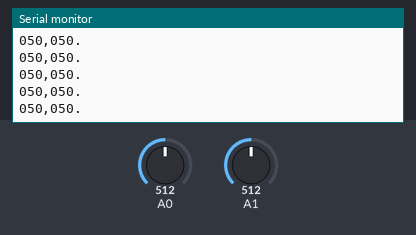
A program run on a simulated Arduino Uno, built with avr-gcc and run on an emulated ATmega328P. On the bench: the last lines printed to the serial monitor. Inputs (shaded band) come from the test bench; at power-on: A0 = 512, A1 = 512.

Above: at 1.2 s.
1.3 s: A0 set to 716
At 1.62 s:
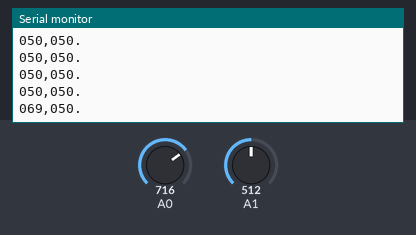
2.8 s: A1 set to 716
At 2.88 s:
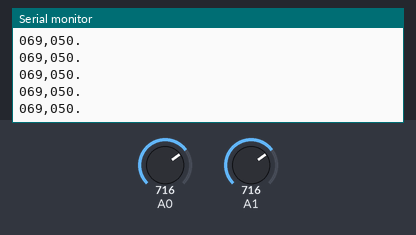
4.3 s: A0 set to 900
At 4.34 s:
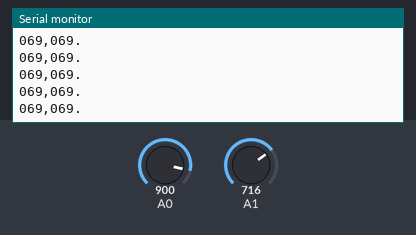
5.8 s: A1 set to 900
At 5.81 s:
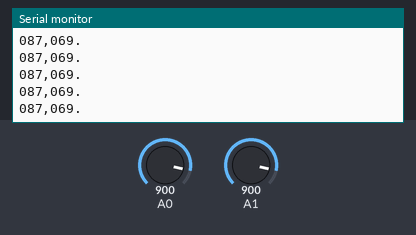
Timing chart, 0 to 8.3 s (numbered marks = the images above; inputs shaded):
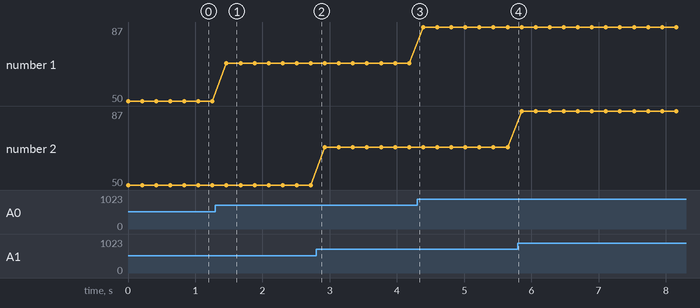

Measured:
- after the input at 1.3 s, the serial monitor: prints a new line after 0.16 s (image 1)
- plotted number 1: 50 → 69 after the input at 1.3 s, 69 → 87 after the input at 4.3 s

The program:

main.cpp
```cpp
#include <SoftwareSerial.h>
#include <Arduino.h>

#define x = A0;
#define y = A1;

SoftwareSerial HC05(2, 3);

int x_map, y_map;
char x_str[4];
char y_str[4];
char data[9];

void setup() {
  // put your setup code here, to run once:
  Serial.begin(9600);
  HC05.begin(9600);
}

void loop() {
  // put your main code here, to run repeatedly:
  x_map = analogRead(A0);
  x_map = map(x_map, 0, 1023, 0, 1000);
  y_map = analogRead(A1);
  y_map = map(y_map, 0, 1023, 0, 1000);
  sprintf(x_str, "%03d", x_map / 10);
  sprintf(y_str, "%03d", y_map / 10);
  sprintf(data, "%s,%s.", x_str, y_str);
  Serial.println(data);
  HC05.print(data);

  delay(200);
}
```
